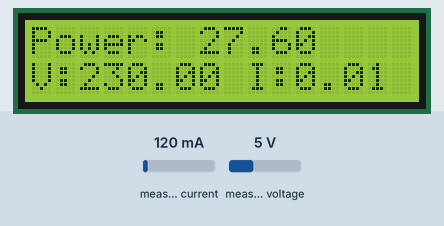
Simulated run of this sketch. Board: Arduino Uno, built with avr-gcc and run on an emulated ATmega328P. On the bench: 16×2 character LCD. Inputs (shaded band) come from the test bench; at power-on: measured current 120 mA, measured voltage 5 V. What the sketch prints to the serial monitor is not drawn.

Above: at 1.2 s.
1.3 s: measured current set to 40 mA
At 2.9 s:
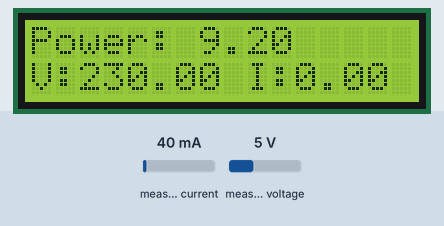
3.7 s: measured voltage set to 0.3 V
At 5.1 s:
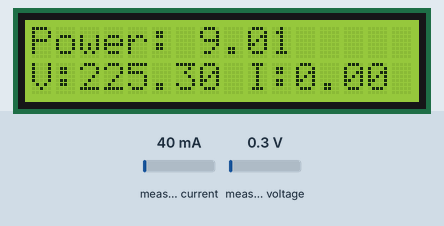
5.8 s: measured current set to 500 mA
At 7.4 s:
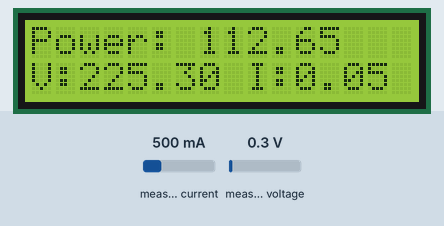
7.8 s: measured voltage set to 3.8 V
At 9.5 s:
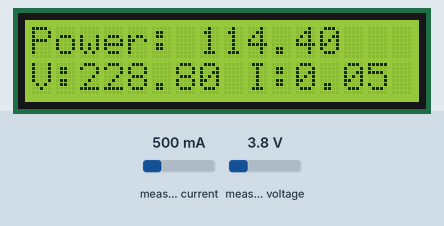
9.8 s: measured current set to 1000 mA
At 10.7 s:
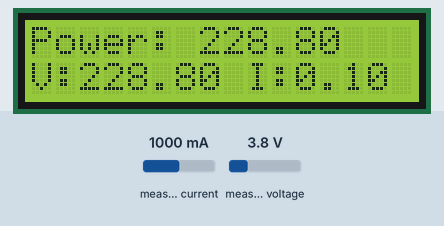
11.8 s: measured voltage set to 7.5 V
At 13.0 s:
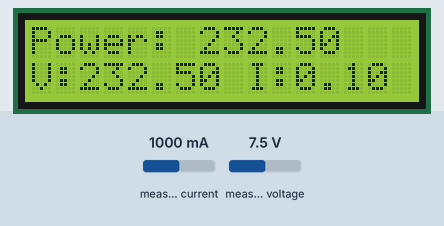
Timing chart, 0 to 14.8 s (numbered marks = the images above; inputs shaded):
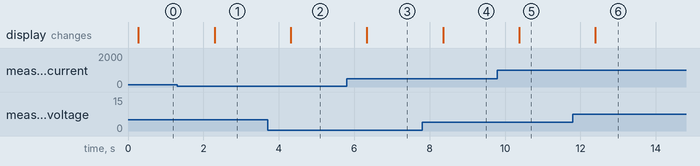

The sketch:

voltage_and_current_FINAL.ino
```cpp
// (licence header left out)
#include <LiquidCrystal.h>
#include "EmonLib.h"             // Include Emon Library
EnergyMonitor emon1;             // Create an instance

const int rs = 7, en = 8, d4 = 9, d5 = 10, d6 = 11, d7 = 12;
LiquidCrystal lcd(rs, en, d4, d5, d6, d7);

void setup()
{
  Serial.begin(115200);
  // set up the LCD's number of columns and rows:
  lcd.begin(16, 2);
  emon1.voltage(A0, 265.26, 1.7);  // Voltage: input pin, calibration, phase_shift
  emon1.current(A1, 110.1);       // Current: input pin, calibration.
  lcd.clear();
}

void loop()
{

  emon1.calcVI(20, 2000);        // Calculate all. No.of half wavelengths (crossings), time-out
  //  emon1.serialprint();           // Print out all variables (realpower, apparent power, Vrms, Irms, power factor)

  float realPower       = emon1.realPower;        //extract Real Power into variable
  float apparentPower   = emon1.apparentPower;    //extract Apparent Power into variable
  float powerFActor     = emon1.powerFactor;      //extract Power Factor into Variable
  float supplyVoltage   = emon1.Vrms;             //extract Vrms into Variable
  float Irms            = emon1.Irms / 10;             //extract Irms into Variable
  Serial.print(supplyVoltage);
  Serial.print("\t\t");
  Serial.print(Irms);
  Serial.print("\t\t");
  Serial.print(apparentPower);
  Serial.println("\t\t");
//  char result[8]; // Buffer big enough for 7-character float
//  dtostrf(apparentPower, 6, 2, result);
//  Serial.write(result);

  // set the cursor to column 0, line 1
  // (note: line 1 is the second row, since counting begins with 0):
  lcd.clear();
  lcd.setCursor(0,0);
  lcd.print("Power:");
  lcd.setCursor(7, 0);
  lcd.print(apparentPower);
  lcd.setCursor(0, 1);
  lcd.print("V:");
  lcd.setCursor(2, 1);
  lcd.print(supplyVoltage);
  lcd.setCursor(9, 1);
  lcd.print("I:");
  lcd.setCursor(11, 1);
  lcd.print(Irms);

  delay(800);
}
```

Measured:
- after the input at 1.3 s, the display: changes after 1.0 s (image 1)
- after the input at 3.7 s, the display: changes after 0.62 s (image 2)
- after the input at 5.8 s, the display: changes after 0.54 s (image 3)
- after the input at 7.8 s, the display: changes after 0.56 s (image 4)
- after the input at 9.8 s, the display: changes after 0.58 s (image 5)
- after the input at 11.8 s, the display: changes after 0.60 s (image 6)
